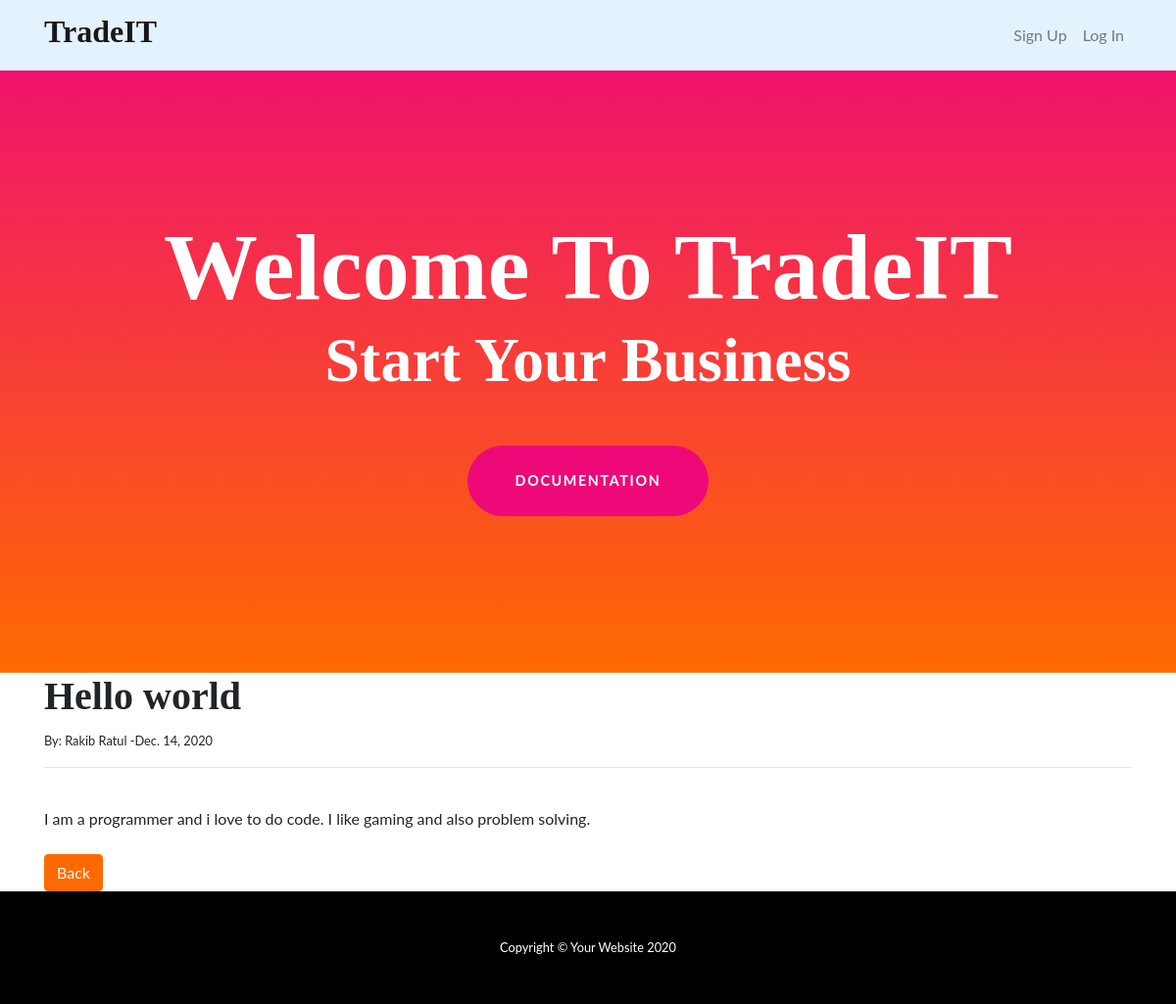
The page /article/38 on the database its author committed.
### affiliate/models.py (models this page shows, shortened)
class Post(models.Model):
    title = models.CharField(max_length=255)
    title_tag = models.CharField(max_length=255)
    author = models.ForeignKey(User, on_delete = models.CASCADE)
    body = models.TextField()
    post_date = models.DateField(auto_now_add=True)

### affiliate/views.py (the view)
# urls.py: path('article/<int:pk>', ArticleDetailView.as_view(), name="article-detail"),
class ArticleDetailView(DetailView):
    model = Post
    template_name = 'article_details.html'

### affiliate/templates/article_details.html (shortened to what this page needs)
{% extends 'base.html'%}
{% block body %}
<div class="container">
<h1>{{ post.title }}</h1>
<small>By: {{ post.author.first_name }} {{ post.author.last_name}} -{{post.post_date}}
 </small> <br/>
<hr>
<br/>
{{ post.body }}
<br/><br/>
<a href = "{% url 'home' %}" class="btn btn-secondary">Back</a>
</div>
{% endblock body%}

### rows shown on the page
Post: title "Hello world", author.first_name "Rakib", author.last_name "Ratul", post_date "Dec. 14, 2020", body "I am a programmer and i love to do code. I like gaming and also problem solving."
